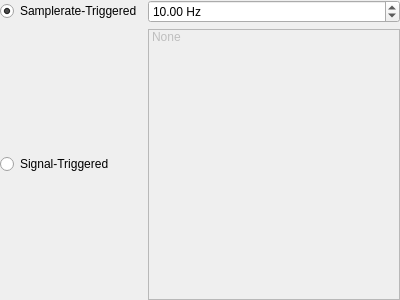
<?xml version="1.0" encoding="UTF-8"?>
<ui version="4.0">
 <class>Form</class>
 <widget class="QWidget" name="Form">
  <property name="geometry">
   <rect>
    <x>0</x>
    <y>0</y>
    <width>400</width>
    <height>300</height>
   </rect>
  </property>
  <property name="windowTitle">
   <string>Form</string>
  </property>
  <layout class="QVBoxLayout" name="verticalLayout">
   <property name="leftMargin">
    <number>0</number>
   </property>
   <property name="topMargin">
    <number>0</number>
   </property>
   <property name="rightMargin">
    <number>0</number>
   </property>
   <property name="bottomMargin">
    <number>0</number>
   </property>
   <item>
    <widget class="QWidget" name="triggerWidget" native="true">
     <property name="minimumSize">
      <size>
       <width>0</width>
       <height>58</height>
      </size>
     </property>
     <layout class="QVBoxLayout" name="verticalLayout_9">
      <property name="leftMargin">
       <number>0</number>
      </property>
      <property name="topMargin">
       <number>0</number>
      </property>
      <property name="rightMargin">
       <number>0</number>
      </property>
      <property name="bottomMargin">
       <number>0</number>
      </property>
      <item>
       <layout class="QGridLayout" name="gridLayout_2">
        <item row="0" column="0">
         <widget class="QRadioButton" name="sampleRadio">
          <property name="statusTip">
           <string>Sample Rate-Triggered: Script is executed at a defined sample rate</string>
          </property>
          <property name="text">
           <string>Samplerate-Triggered</string>
          </property>
          <property name="checked">
           <bool>true</bool>
          </property>
         </widget>
        </item>
        <item row="1" column="0">
         <widget class="QRadioButton" name="signalRadio">
          <property name="statusTip">
           <string>Signal-Triggered: Script is linked to device sample rate and executed</string>
          </property>
          <property name="whatsThis">
           <string/>
          </property>
          <property name="text">
           <string>Signal-Triggered</string>
          </property>
         </widget>
        </item>
        <item row="0" column="1">
         <widget class="QDoubleSpinBox" name="triggerSamplerateSpinBox">
          <property name="suffix">
           <string> Hz</string>
          </property>
          <property name="maximum">
           <double>999999.989999999990687</double>
          </property>
          <property name="value">
           <double>10.000000000000000</double>
          </property>
         </widget>
        </item>
        <item row="1" column="1">
         <widget class="QListWidget" name="triggerSignals">
          <property name="enabled">
           <bool>false</bool>
          </property>
          <property name="selectionMode">
           <enum>QAbstractItemView::MultiSelection</enum>
          </property>
          <item>
           <property name="text">
            <string>None</string>
           </property>
          </item>
         </widget>
        </item>
       </layout>
      </item>
     </layout>
    </widget>
   </item>
  </layout>
 </widget>
 <resources/>
 <connections/>
</ui>
